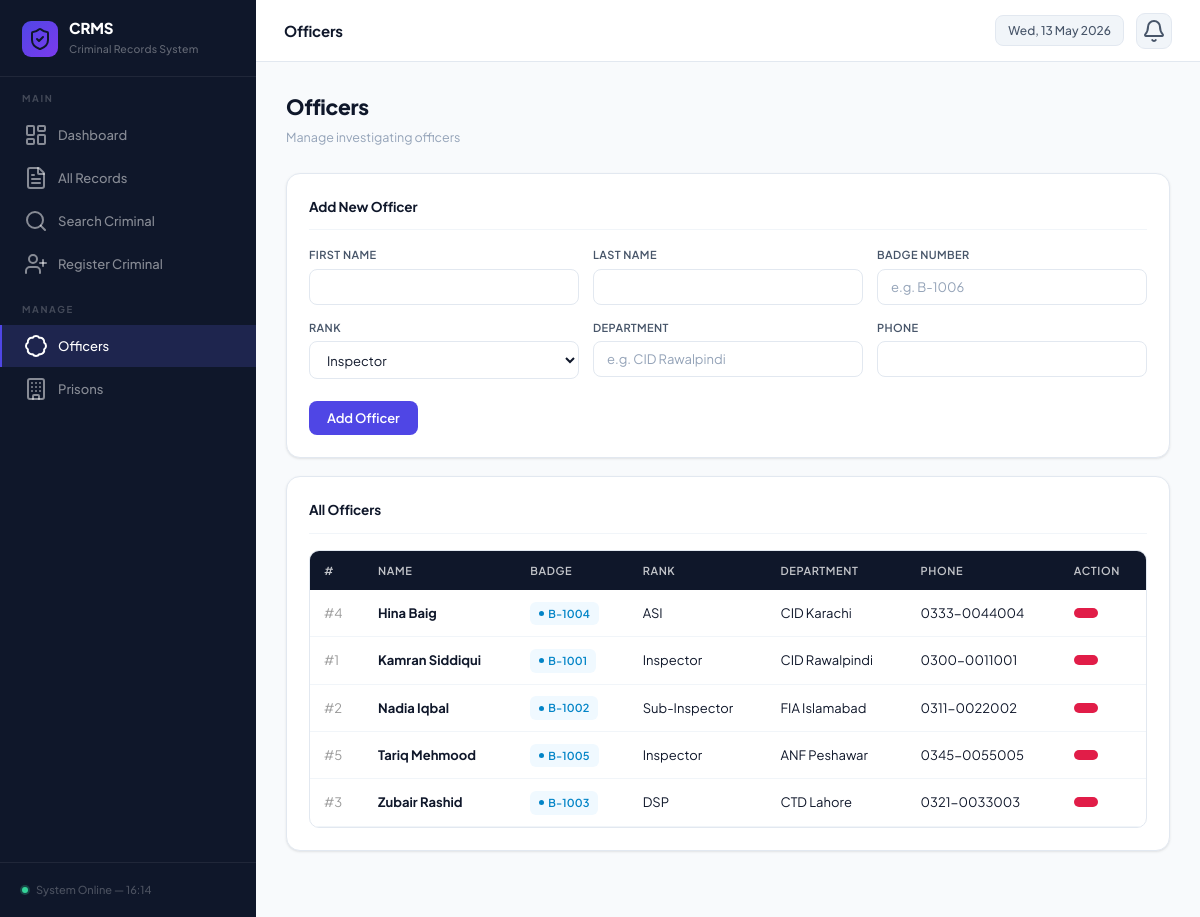
The app's page /officers.php with its own data.
### tables this page shows
CREATE TABLE Officer (
    officer_id   INT AUTO_INCREMENT PRIMARY KEY,
    first_name   VARCHAR(50) NOT NULL,
    last_name    VARCHAR(50) NOT NULL,
    badge_number VARCHAR(20) UNIQUE,
    rank         VARCHAR(50),
    department   VARCHAR(100),
    phone        VARCHAR(20)
);

### officers.php (the view, shortened to what this page needs)
<?php
include 'db.php';
include 'header.php';
?>
<div class="page-hdr"><div><h2> Officers</h2><p>Manage investigating officers</p></div></div>
<div class="card">
 <div class="card-title"> Add New Officer</div>
 <form method="POST">
 <div class="form-grid cols3">
 <div class="form-group"><label>First Name</label><input type="text" name="first_name" required></div>
 <div class="form-group"><label>Last Name</label><input type="text" name="last_name" required></div>
 <div class="form-group"><label>Badge Number</label><input type="text" name="badge_number" placeholder="e.g. B-1006"></div>
 <div class="form-group"><label>Rank</label>
 <select name="rank"><option>Inspector</option><option>Sub-Inspector</option><option>DSP</option><option>ASI</option><option>SSP</option></select>
 </div>
 <div class="form-group"><label>Department</label><input type="text" name="department" placeholder="e.g. CID Rawalpindi"></div>
 <div class="form-group"><label>Phone</label><input type="text" name="phone"></div>
 </div>
 <br><button type="submit" class="btn btn-primary"> Add Officer</button>
 </form>
</div>
<div class="card">
 <div class="card-title">All Officers</div>
 <div class="tbl-wrap"><table>
 <thead><tr><th>#</th><th>Name</th><th>Badge</th><th>Rank</th><th>Department</th><th>Phone</th><th>Action</th></tr></thead>
 <tbody>
 <?php $res=mysqli_query($conn,"SELECT * FROM Officer ORDER BY first_name");
 while($r=mysqli_fetch_assoc($res)): ?>
 <tr>
 <td style="color:#999;vertical-align:middle;">#<?=$r['officer_id']?></td>
 <td><strong><?=$r['first_name'].' '.$r['last_name']?></strong></td>
 <td><span class="badge b-blue"><?=$r['badge_number']?></span></td>
 <td><?=$r['rank']?></td><td><?=$r['department']?></td><td><?=$r['phone']?></td>
 <td><a href="?delete=<?=$r['officer_id']?>" class="btn btn-danger btn-sm" onclick="return confirm('Delete?')"></a></td>
 </tr>
 <?php endwhile; ?>
 </tbody>
 </table></div>
</div>
<?php include 'footer.php'; ?>

### header.php (style rules this page uses)
:root { --bg: #f8fafc; --surface: #ffffff; --surface-alt: #f1f5f9; --sidebar-bg: #0f172a; --sidebar-hover: rgba(255,255,255,.06); --sidebar-act: rgba(99,102,241,.18); --indigo: #4f46e5; --indigo-lt: #eef2ff; --indigo-dk: #4338ca; --sky: #0284c7; --sky-lt: #f0f9ff; --emerald: #059669; --emerald-lt: #ecfdf5; --amber: #d97706; --amber-lt: #fffbeb; --rose: #e11d48; --rose-lt: #fff1f2; --violet: #7c3aed; --violet-lt: #f5f3ff; --txt: #0f172a; --txt-mid: #475569; --txt-soft: #94a3b8; --border: #e2e8f0; --border-lt: #f1f5f9; --shadow-xs: 0 1px 2px rgba(0,0,0,.05); --shadow-sm: 0 1px 3px rgba(0,0,0,.07), 0 1px 2px rgba(0,0,0,.04); --shadow: 0 4px 6px -1px rgba(0,0,0,.07), 0 2px 4px -2px rgba(0,0,0,.04); --shadow-md: 0 10px 15px -3px rgba(0,0,0,.07), 0 4px 6px -4px rgba(0,0,0,.04); --shadow-lg: 0 20px 25px -5px rgba(0,0,0,.08), 0 8px 10px -6px rgba(0,0,0,.04); --radius: 10px; --radius-lg: 14px; --radius-xl: 18px; --sw: 256px; --th: 62px; --trans: all .18s cubic-bezier(.4,0,.2,1); }
*, *::before, *::after { margin:0; padding:0; box-sizing:border-box; }
html { scroll-behavior:smooth; }
body { font-family:'Plus Jakarta Sans', system-ui, sans-serif; background:var(--bg); color:var(--txt); font-size:13.5px; line-height:1.6; -webkit-font-smoothing:antialiased; }
.page-hdr { display:flex; justify-content:space-between; align-items:center; margin-bottom:26px; }
.page-hdr h2 { font-size:21px; font-weight:800; color:var(--txt); letter-spacing:-.3px; }
.page-hdr p { font-size:12.5px; color:var(--txt-soft); margin-top:3px; }
.card { background:var(--surface); border:1px solid var(--border); border-radius:var(--radius-lg); padding:22px; margin-bottom:18px; box-shadow:var(--shadow-sm); transition:var(--trans); }
.card-title { font-size:13.5px; font-weight:700; color:var(--txt); margin-bottom:16px; padding-bottom:12px; border-bottom:1px solid var(--border-lt); display:flex; align-items:center; gap:8px; letter-spacing:-.1px; }
.btn { display:inline-flex; align-items:center; gap:6px; padding:9px 18px; border:none; border-radius:8px; font-family:inherit; font-size:13px; font-weight:600; cursor:pointer; text-decoration:none; transition:var(--trans); letter-spacing:-.1px; white-space:nowrap; }
.btn-primary { background:var(--indigo); color:#fff; }
.btn-danger { background:var(--rose); color:#fff; }
.btn-sm { padding:5px 12px; font-size:12px; border-radius:6px; }
.tbl-wrap { overflow-x:auto; border-radius:var(--radius); overflow:hidden; border:1px solid var(--border); }
table { width:100%; border-collapse:collapse; }
thead tr { background:var(--sidebar-bg); }
thead th { padding:11px 14px; text-align:left; font-size:11px; font-weight:600; letter-spacing:.6px; text-transform:uppercase; color:rgba(255,255,255,.75); white-space:nowrap; }
tbody tr { border-bottom:1px solid var(--border-lt); transition:var(--trans); }
tbody td { padding:11px 14px; vertical-align:middle; font-size:13px; }
.badge { display:inline-flex; align-items:center; gap:4px; padding:3px 9px; border-radius:6px; font-size:11px; font-weight:600; white-space:nowrap; letter-spacing:.1px; }
.badge::before { content:''; width:5px; height:5px; border-radius:50%; flex-shrink:0; }
.b-blue { background:var(--sky-lt); color:var(--sky); }
.b-blue::before { background:var(--sky); }
.form-grid { display:grid; grid-template-columns:1fr 1fr; gap:14px; }
.form-grid.cols3 { grid-template-columns:1fr 1fr 1fr; }
.form-group { display:flex; flex-direction:column; gap:5px; }
label { font-size:11px; font-weight:600; color:var(--txt-mid); text-transform:uppercase; letter-spacing:.4px; }
input,select,textarea { padding:9px 13px; border:1px solid var(--border); border-radius:8px; font-size:13px; font-family:inherit; color:var(--txt); background:var(--surface); outline:none; transition:var(--trans); width:100%; }
input::placeholder,textarea::placeholder { color:var(--txt-soft); }
select option { background:white; }

### records on screen
officer: officer_id "4", first_name "Hina", last_name "Baig", badge_number "B-1004", rank "ASI", department "CID Karachi", phone "0333-0044004"
officer: officer_id "1", first_name "Kamran", last_name "Siddiqui", badge_number "B-1001", rank "Inspector", department "CID Rawalpindi", phone "0300-0011001"
officer: officer_id "2", first_name "Nadia", last_name "Iqbal", badge_number "B-1002", rank "Sub-Inspector", department "FIA Islamabad", phone "0311-0022002"
officer: officer_id "5", first_name "Tariq", last_name "Mehmood", badge_number "B-1005", rank "Inspector", department "ANF Peshawar", phone "0345-0055005"
officer: officer_id "3", first_name "Zubair", last_name "Rashid", badge_number "B-1003", rank "DSP", department "CTD Lahore", phone "0321-0033003"

### other values on screen
$pageTitle "Officers"
